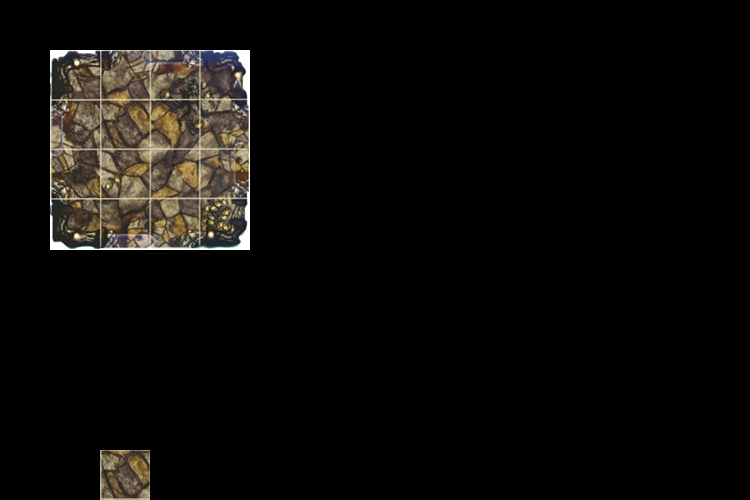

The image is a tile-based game level rendered from a .tmx file. Its description and complete source (layers, tilesets, objects, tile grids) follow:
An orthogonal 15x10 tile map with 50x50 px tiles, 1 tile layer (map).

<map version="1.0" orientation="orthogonal" renderorder="right-down" width="15" height="10" tilewidth="50" tileheight="50" nextobjectid="1">
 <tileset firstgid="1" name="tile" tilewidth="50" tileheight="50" tilecount="16" columns="4">
  <image source="../../../assets/tile/tile.png" width="200" height="200" />
 </tileset>
 <layer name="map" width="15" height="10">
  <data encoding="csv">
0,0,0,0,0,0,0,0,0,0,0,0,0,0,0,
0,1,2,3,4,0,0,0,0,0,0,0,0,0,0,
0,5,6,7,8,0,0,0,0,0,0,0,0,0,0,
0,9,10,11,12,0,0,0,0,0,0,0,0,0,0,
0,13,14,15,16,0,0,0,0,0,0,0,0,0,0,
0,0,0,0,0,0,0,0,0,0,0,0,0,0,0,
0,0,0,0,0,0,0,0,0,0,0,0,0,0,0,
0,0,0,0,0,0,0,0,0,0,0,0,0,0,0,
0,0,0,0,0,0,0,0,0,0,0,0,0,0,0,
0,0,6,0,0,0,0,0,0,0,0,0,0,0,0
</data>
 </layer>
</map>